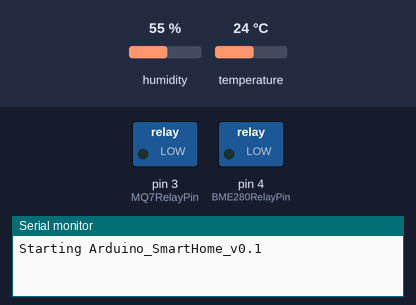
Recording of a sketch running on a simulated Arduino Uno, built with avr-gcc and run on an emulated ATmega328P. Shown: switched loads named in the sketch (green lamp = pin HIGH), the last lines printed to the serial monitor. The test bench sets the inputs (shaded band); at power-on: humidity 55 %, temperature 24 °C.

Above: at 0.1 s.
At 1.1 s:
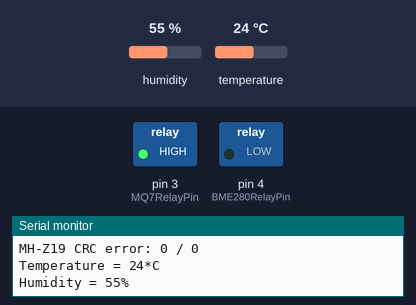
Timing chart, 0 to 78.6 s (numbered marks = the images above):
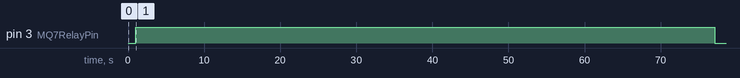

The sketch:

Monitor.ino
```cpp
#include <SoftwareSerial.h>;
#include <Wire.h>
#include <Adafruit_Sensor.h>
#include <Adafruit_BME280.h>

////////////////////Setup_Params//////////////////////
#define desiredHumidity 25
#define humidityGap 3 //humidity can change within this value (protect relay/humidifier from to much switching)
////////////////////Setup_Params//////////////////////


////////////////////MH-Z19B//////////////////////
SoftwareSerial SoftwareSerial(10, 11);

byte cmd[9] = {0xFF, 0x01, 0x86, 0x00, 0x00, 0x00, 0x00, 0x00, 0x79};
unsigned char response[9];
////////////////////MH-Z19B//////////////////////

////////////////////BME-280/////////////////////
#define SEALEVELPRESSURE_HPA (1013.25) //760 mm hg (normal pressure on the water)
#define BME280RelayPin 4

Adafruit_BME280 bme;
int flagHumidifier = 0;
////////////////////BME-280/////////////////////

////////////////////MQ-7///////////////////////
#define MQ7Pin 2    //the AOUT pin of the CO sensor goes into analog pin A0 of the arduino
#define MQ7RelayPin 3

unsigned long timingMQ7 = 4600000; //timing for millis()
unsigned long timingHeatingMQ7;
int flagMQ7Relay = 0;
int MQ7CO;
int MQ7COLim;
////////////////////MQ-7///////////////////////


void setup() {
    Serial.begin(9600);
    SoftwareSerial.begin(9600);
    pinMode(MQ7RelayPin, OUTPUT); //relay MQ-7
    pinMode(BME280RelayPin, OUTPUT); //relay BME-280

    if (!bme.begin(0x76)) {
        Serial.println("Could not find a valid BME280 sensor, check wiring!");
        while (1);
    }

    Serial.println("Starting Arduino_SmartHome_v0.1");
}


void loop()
{
////////////////////MH-Z19B//////////////////////
    SoftwareSerial.write(cmd, 9);
    memset(response, 0, 9);
    SoftwareSerial.readBytes(response, 9);
    int i;
    byte crc = 0;
    for (i = 1; i < 8; i++) crc+=response[i];
    crc = 255 - crc;
    crc++;

    if ( !(response[0] == 0xFF && response[1] == 0x86 && response[8] == crc) ) {
        Serial.println("MH-Z19 CRC error: " + String(crc) + " / "+ String(response[8]));
    } else {
        unsigned int responseHigh = (unsigned int) response[2];
        unsigned int responseLow = (unsigned int) response[3];
        unsigned int ppm = (256*responseHigh) + responseLow;
        Serial.println("ppm: " + String(ppm));
    }
////////////////////MH-Z19B//////////////////////

////////////////////BME-280/////////////////////
    int humidify = bme.readHumidity();
    int temp = bme.readTemperature();
    Serial.println("Temperature = " + String(temp) + "*C");
    Serial.println("Humidity = " + String(humidify) + "%");
    //Serial.print("Pressure = " + String(bme.readPressure() / 100.0F) + "hPa" + "\n");
    //Serial.print("Approx. Altitude = " + String(SEALEVELPRESSURE_HPA) + "m" + "\n");
////////////////////BME-280/////////////////////

////////////////////MQ-7///////////////////////
    if (abs(millis() - timingMQ7) >= 3600000) { //3600000 millis = 60mins

        if (millis() - timingHeatingMQ7 >= 60000 && flagMQ7Relay) { //read CO after MQ-7 heated (60sec)
            MQ7CO= analogRead(MQ7Pin);    //reads the analaog value from the CO sensor’s AOUT pin
            Serial.println("CO value: " + String(MQ7CO));
            delay(5000);
            Serial.println("CO value: " + String(MQ7CO));
            delay(5000);
            Serial.println("CO value: " + String(MQ7CO));
            digitalWrite(MQ7RelayPin, 0);
            timingHeatingMQ7 = 0;
            flagMQ7Relay = 0;
            timingMQ7 = millis();
        } else {
            if (!flagMQ7Relay) {
                digitalWrite(MQ7RelayPin, 1);
                flagMQ7Relay = 1;
                timingHeatingMQ7 = millis();
            }
        }

    }
////////////////////MQ-7///////////////////////


////////////////////Relay///////////////////////
    if ( humidify < (desiredHumidity - humidityGap) && !flagHumidifier) {
        digitalWrite(BME280RelayPin, 1);
        flagHumidifier = 1;
        Serial.println("Humidifier On");
    }
    if ( humidify > (desiredHumidity + humidityGap) && flagHumidifier) {
        digitalWrite(BME280RelayPin, 0);
        flagHumidifier = 0;
        Serial.println("Humidifier Off");
    }
////////////////////Relay///////////////////////

    delay(10000);
}
```

Measured:
- by itself, pin 3 (MQ7RelayPin): LOW → HIGH at 1.0 s, → LOW 76.1 s later
